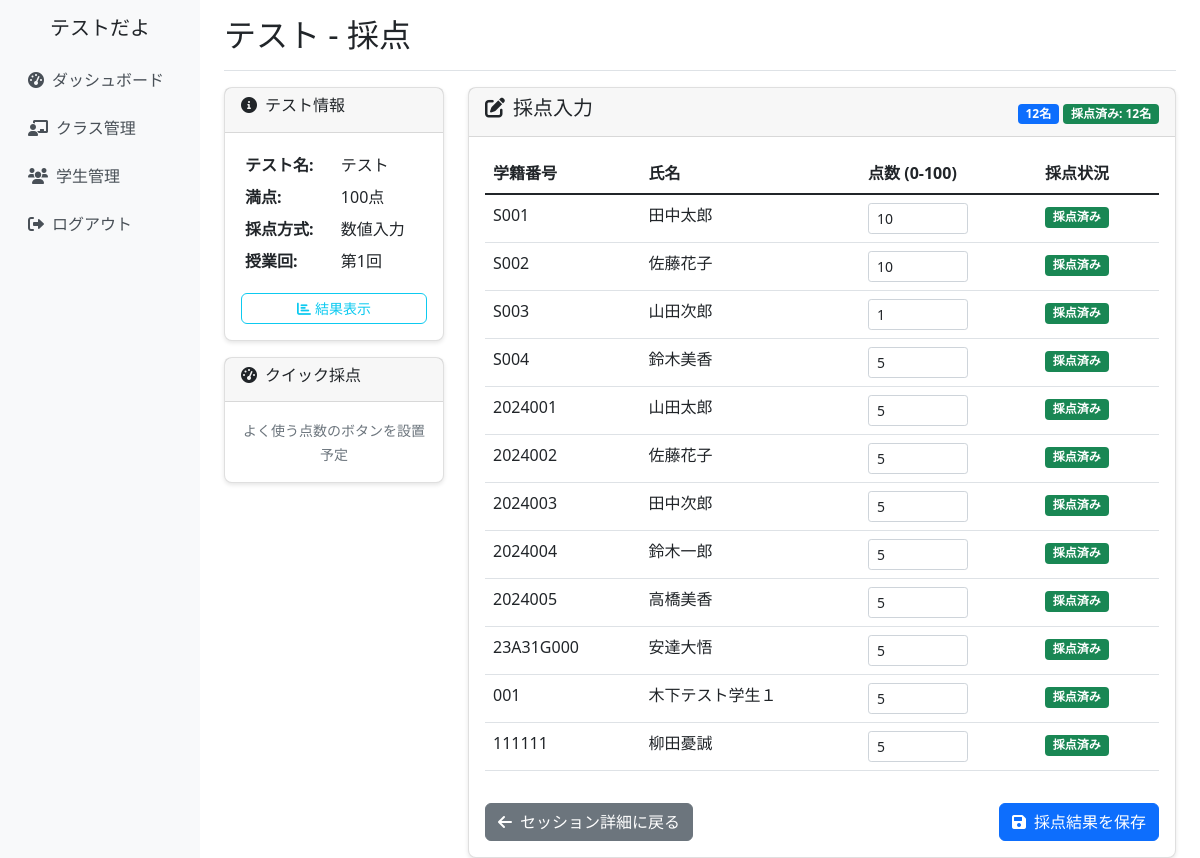
The page /quizzes/5/grading/ (signed in) on the database its author committed.
### school_management/models.py (models this page shows, shortened)
class CustomUser(AbstractUser):
    ROLE_CHOICES = [
        ('admin', '管理者'),
        ('teacher', '教員'),
        ('student', '学生'),
    ]
    username = None  # usernameフィールドを無効化
    email = models.EmailField(unique=True, null=True, blank=True)
    full_name = models.CharField(max_length=100, verbose_name='氏名')
    furigana = models.CharField(max_length=100, blank=True, verbose_name='ふりがな')
    points = models.IntegerField(default=0, verbose_name='ポイント')
    role = models.CharField(
        max_length=10,
        choices=ROLE_CHOICES,
        default='student',
        verbose_name='役割'
    )
    student_number = models.CharField(max_length=20, blank=True, verbose_name='学籍番号')
    teacher_id = models.CharField(max_length=20, blank=True, verbose_name='教員ID')
    created_at = models.DateTimeField(auto_now_add=True, verbose_name='登録日時')
    updated_at = models.DateTimeField(auto_now=True, verbose_name='更新日時')
    groups = models.ManyToManyField(
        'auth.Group',
        verbose_name='groups',
        blank=True,
        help_text='The groups this user belongs to.',
        related_name="customuser_set",
        related_query_name="customuser",
    )
    user_permissions = models.ManyToManyField(
        'auth.Permission',
        verbose_name='user permissions',
        blank=True,
        help_text='Specific permissions for this user.',
        related_name="customuser_set",
        related_query_name="customuser",
    )
    USERNAME_FIELD = 'email'
    REQUIRED_FIELDS = ['full_name']
    objects = CustomUserManager()
    class Meta:
        verbose_name = 'ユーザー'
        verbose_name_plural = 'ユーザー'

class Quiz(models.Model):
    GRADING_METHOD_CHOICES = [
        ('pass_fail', '合否'),
        ('numeric', '数値入力'),
        ('rubric', 'ルーブリック'),
        ('qr_mobile', 'QRコード巡回採点'),
    ]
    lesson_session = models.ForeignKey(LessonSession, on_delete=models.CASCADE, verbose_name='授業回')
    quiz_name = models.CharField(max_length=100, verbose_name='小テスト名')
    max_score = models.IntegerField(verbose_name='満点')
    grading_method = models.CharField(
        max_length=20,
        choices=GRADING_METHOD_CHOICES,
        default='numeric',
        verbose_name='採点方式'
    )
    quick_buttons = models.JSONField(null=True, blank=True, verbose_name='クイックボタン設定')
    created_at = models.DateTimeField(auto_now_add=True)
    class Meta:
        verbose_name = '小テスト'
        verbose_name_plural = '小テスト'

class LessonSession(models.Model):
    classroom = models.ForeignKey(ClassRoom, on_delete=models.CASCADE, verbose_name='クラス')
    session_number = models.IntegerField(verbose_name='回数')
    date = models.DateField(verbose_name='実施日')
    topic = models.CharField(max_length=200, blank=True, verbose_name='テーマ・内容')
    has_quiz = models.BooleanField(default=False, verbose_name='小テストあり')
    has_peer_evaluation = models.BooleanField(default=False, verbose_name='ピア評価あり')
    peer_evaluation_closed = models.BooleanField(default=False, verbose_name='ピア評価締切済み')
    created_at = models.DateTimeField(auto_now_add=True)
    updated_at = models.DateTimeField(auto_now=True)
    class Meta:
        verbose_name = '授業回'
        verbose_name_plural = '授業回'
        unique_together = ['classroom', 'session_number']

class QuizScore(models.Model):
    quiz = models.ForeignKey(Quiz, on_delete=models.CASCADE, verbose_name='小テスト')
    student = models.ForeignKey(Student, on_delete=models.CASCADE, verbose_name='学生', related_name='quiz_scores_as_student')
    score = models.IntegerField(verbose_name='得点')
    graded_by = models.ForeignKey(Teacher, on_delete=models.CASCADE, verbose_name='採点者', related_name='quiz_scores_graded')
    is_cancelled = models.BooleanField(default=False, verbose_name='取り消し済み')
    graded_at = models.DateTimeField(auto_now_add=True, verbose_name='採点日時')
    class Meta:
        verbose_name = '小テスト結果'
        verbose_name_plural = '小テスト結果'

### school_management/views.py (the view, shortened to what this page needs)
# urls.py: path('quizzes/<int:quiz_id>/grading/', views.quiz_grading_view, name='quiz_grading'),
@login_required
def quiz_grading_view(request, quiz_id):
    quiz = get_object_or_404(Quiz, id=quiz_id, lesson_session__classroom__teachers=request.user)
    students = quiz.lesson_session.classroom.students.all()
    score_objects = QuizScore.objects.filter(quiz=quiz, is_cancelled=False).select_related('student')
    scores = {score.student.student_number: score for score in score_objects}
    students_with_scores = []
    for student in students:
        student_data = {
            'student': student,
            'score': scores.get(student.student_number),
            'is_graded': student.student_number in scores
        }
        students_with_scores.append(student_data)
    context = {
        'quiz': quiz,
        'students_with_scores': students_with_scores,
        'students': students,
        'graded_count': len(scores),
        'quick_buttons': quiz.quick_buttons or {},
    }
    return render(request, 'school_management/quiz_grading.html', context)

### school_management/templates/school_management/quiz_grading.html (shortened to what this page needs)
{% extends 'school_management/base.html' %}
{% block page_title %}{{ quiz.quiz_name }} - 採点{% endblock %}
{% block content %}
<div class="row">
    <div class="col-md-3">
        <div class="card">
            <div class="card-header">
                <h6><i class="fas fa-info-circle me-2"></i>テスト情報</h6>
            </div>
            <div class="card-body">
                <table class="table table-sm table-borderless">
                    <tr>
                        <th>テスト名:</th>
                        <td>{{ quiz.quiz_name }}</td>
                    </tr>
                    <tr>
                        <th>満点:</th>
                        <td>{{ quiz.max_score }}点</td>
                    </tr>
                    <tr>
                        <th>採点方式:</th>
                        <td>{{ quiz.get_grading_method_display }}</td>
                    </tr>
                    <tr>
                        <th>授業回:</th>
                        <td>第{{ quiz.lesson_session.session_number }}回</td>
                    </tr>
                </table>
                <div class="mt-3">
                    <a href="{% url 'school_management:quiz_results' quiz.id %}" class="btn btn-outline-info btn-sm w-100">
                        <i class="fas fa-chart-bar me-1"></i>結果表示
                    </a>
                </div>
            </div>
        </div>
        <div class="card mt-3">
            <div class="card-header">
                <h6><i class="fas fa-tachometer-alt me-2"></i>クイック採点</h6>
            </div>
            <div class="card-body text-center">
                <small class="text-muted">よく使う点数のボタンを設置予定</small>
            </div>
        </div>
    </div>
    <div class="col-md-9">
        <div class="card">
            <div class="card-header d-flex justify-content-between align-items-center">
                <h5><i class="fas fa-edit me-2"></i>採点入力</h5>
                <div>
                    <span class="badge bg-primary">{{ students.count }}名</span>
                    <span class="badge bg-success">採点済み: {{ graded_count }}名</span>
                </div>
            </div>
            <div class="card-body">
                <form method="post">
                    <div class="table-responsive">
                        <table class="table table-hover">
                            <thead>
                                <tr>
                                    <th>学籍番号</th>
                                    <th>氏名</th>
                                    <th>点数 (0-{{ quiz.max_score }})</th>
                                    <th>採点状況</th>
                                </tr>
                            </thead>
                            <tbody>
                                {% for item in students_with_scores %}
                                <tr>
                                    <td>{{ item.student.student_number }}</td>
                                    <td>{{ item.student.full_name }}</td>
                                    <td>
                                        <input type="number"
                                               name="score_{{ item.student.student_number }}"
                                               class="form-control form-control-sm"
                                               min="0"
                                               max="{{ quiz.max_score }}"
                                               {% if item.score %}value="{{ item.score.score }}"{% endif %}
                                               placeholder="0-{{ quiz.max_score }}"
                                               style="width: 100px;">
                                    </td>
                                    <td>
                                        {% if item.is_graded %}
                                            <span class="badge bg-success">採点済み</span>
                                        {% else %}
                                            <span class="badge bg-secondary">未採点</span>
                                        {% endif %}
                                    </td>
                                </tr>
                                {% endfor %}
                            </tbody>
                        </table>
                    </div>
                    <div class="row mt-3">
                        <div class="col-md-6">
                            <a href="{% url 'school_management:session_detail' quiz.lesson_session.id %}" class="btn btn-secondary">
                                <i class="fas fa-arrow-left me-2"></i>セッション詳細に戻る
                            </a>
                        </div>
                        <div class="col-md-6 text-end">
                            <button type="submit" class="btn btn-primary">
                                <i class="fas fa-save me-2"></i>採点結果を保存
                            </button>
                        </div>
                    </div>
                </form>
            </div>
        </div>
    </div>
</div>
{% endblock %}

### school_management/templates/school_management/base.html (shortened to what this page needs)
{% load static %}
<!DOCTYPE html>
<html lang="ja">
<head>
    <link href="https://cdn.jsdelivr.net/npm/bootstrap@5.1.3/dist/css/bootstrap.min.css" rel="stylesheet">
    <link href="https://cdnjs.cloudflare.com/ajax/libs/font-awesome/6.0.0/css/all.min.css" rel="stylesheet">
    <link href="{% static 'school_management/css/base.css' %}" rel="stylesheet">
</head>
<body>
    <div class="container-fluid">
        <div class="row">
            {% if user.is_authenticated %}
            <nav class="col-md-3 col-lg-2 d-md-block d-none sidebar collapse">
                <div class="position-sticky pt-3">
                    <div class="text-center mb-3">
                        <h5>{{ user.full_name }}</h5>
                    </div>
                    <ul class="nav flex-column">
                        <li class="nav-item">
                            <a class="nav-link" href="{% url 'school_management:dashboard' %}">
                                <i class="fas fa-tachometer-alt me-2"></i>ダッシュボード
                            </a>
                        </li>
                        <li class="nav-item">
                            <a class="nav-link" href="{% url 'school_management:class_list' %}">
                                <i class="fas fa-chalkboard-teacher me-2"></i>クラス管理
                            </a>
                        </li>
                        <li class="nav-item">
                            <a class="nav-link" href="{% url 'school_management:student_list' %}">
                                <i class="fas fa-users me-2"></i>学生管理
                            </a>
                        </li>
                        <li class="nav-item">
                            <a class="nav-link" href="{% url 'school_management:logout' %}">
                                <i class="fas fa-sign-out-alt me-2"></i>ログアウト
                            </a>
                        </li>
                    </ul>
                </div>
            </nav>
            <main class="col-md-9 ms-sm-auto col-lg-10 px-md-4 main-content">
                <div class="d-flex justify-content-between flex-wrap flex-md-nowrap align-items-center pt-3 pb-2 mb-3 border-bottom">
                    <h1 class="h2">{% block page_title %}{% endblock %}</h1>
                </div>
                {% block content %}{% endblock %}
            </main>
            {% else %}
            <div class="col-12">
                {% block login_content %}{% endblock %}
            </div>
            {% endif %}
        </div>
    </div>
</body>
</html>

### school_management/static/school_management/css/base.css (style rules this page uses)
.sidebar { min-height: 100vh; background-color: #f8f9fa; }
.main-content { min-height: 100vh; }
.card { box-shadow: 0 2px 4px rgba(0, 0, 0, 0.1); border-radius: 8px; }
.btn { border-radius: 6px; transition: all 0.2s ease-in-out; }
.nav-link { color: #495057; padding: 0.75rem 1rem; border-radius: 6px; transition: all 0.2s ease-in-out; }
@media (min-width: 768px) { .sidebar { position: relative; left: 0; } }

### rows shown on the page
CustomUser: full_name "テストだよ"
Quiz: quiz_name "テスト", max_score "100", grading_method "数値入力", lesson_session.session_number "1"
CustomUser: student.student_number "S001", student.full_name "田中太郎", student.student_number "10"
CustomUser: student.student_number "S002", student.full_name "佐藤花子", student.student_number "10"
CustomUser: student.student_number "S003", student.full_name "山田次郎", student.student_number "1"
CustomUser: student.student_number "S004", student.full_name "鈴木美香", student.student_number "5"
CustomUser: student.student_number "2024001", student.full_name "山田太郎", student.student_number "5"
CustomUser: student.student_number "2024002", student.full_name "佐藤花子", student.student_number "5"
CustomUser: student.student_number "2024003", student.full_name "田中次郎", student.student_number "5"
CustomUser: student.student_number "2024004", student.full_name "鈴木一郎", student.student_number "5"
CustomUser: student.student_number "2024005", student.full_name "高橋美香", student.student_number "5"
CustomUser: student.student_number "23A31G000", student.full_name "安達大悟", student.student_number "5"
CustomUser: student.student_number "001", student.full_name "木下テスト学生１", student.student_number "5"
CustomUser: student.student_number "111111", student.full_name "柳田憂誠", student.student_number "5"

### other values the page prints
{{ students.count }} "12"
{{ graded_count }} "12"
